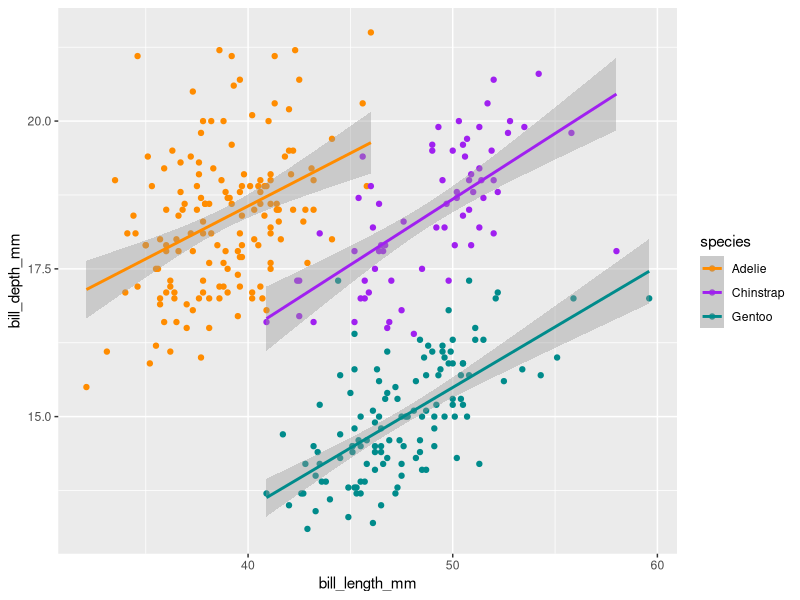
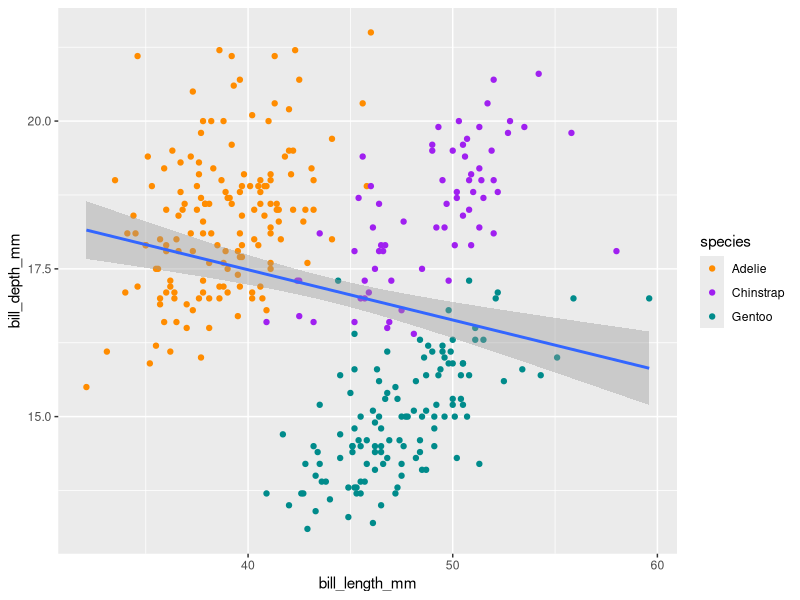
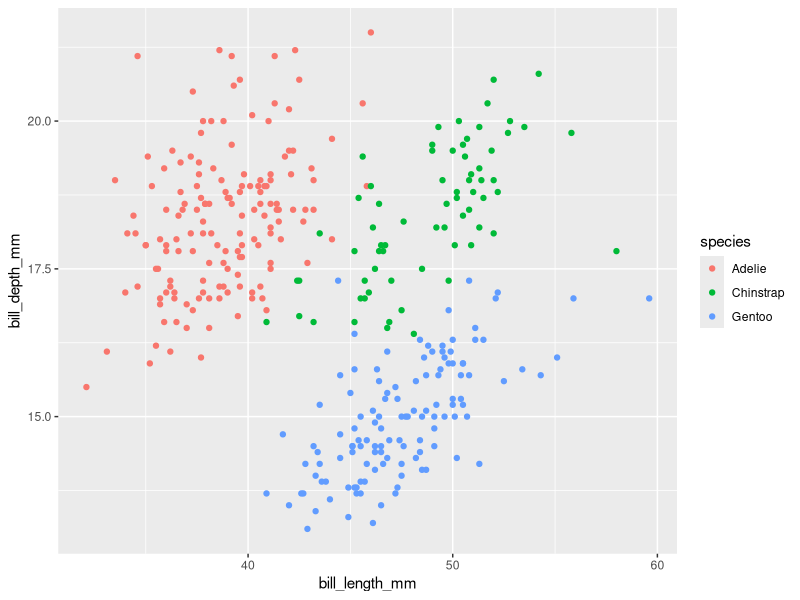
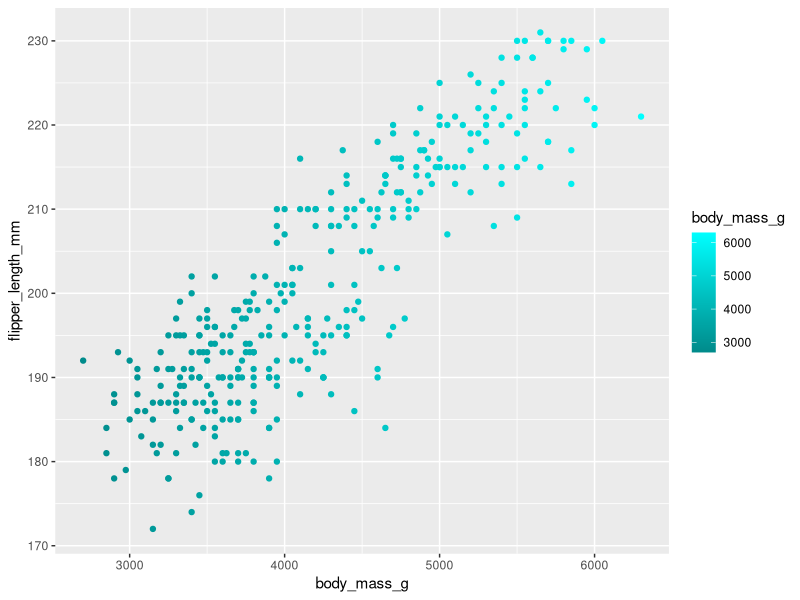
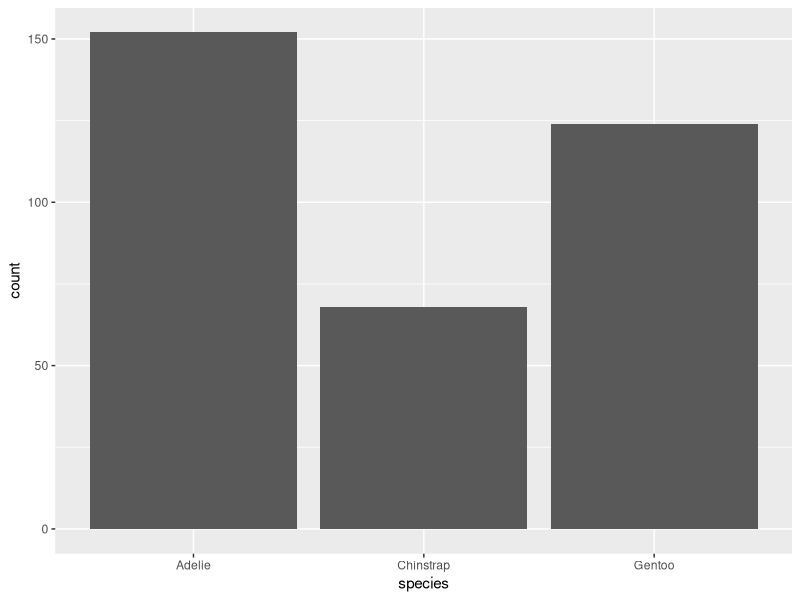
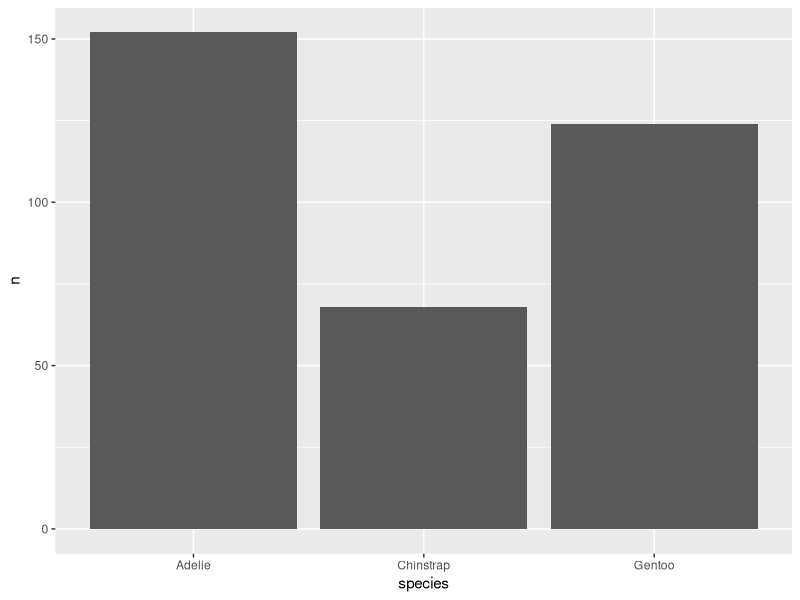
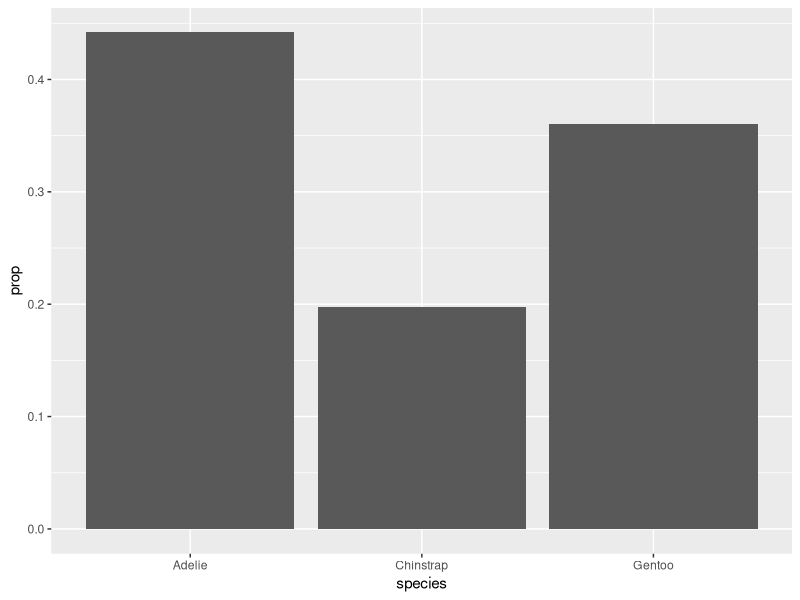
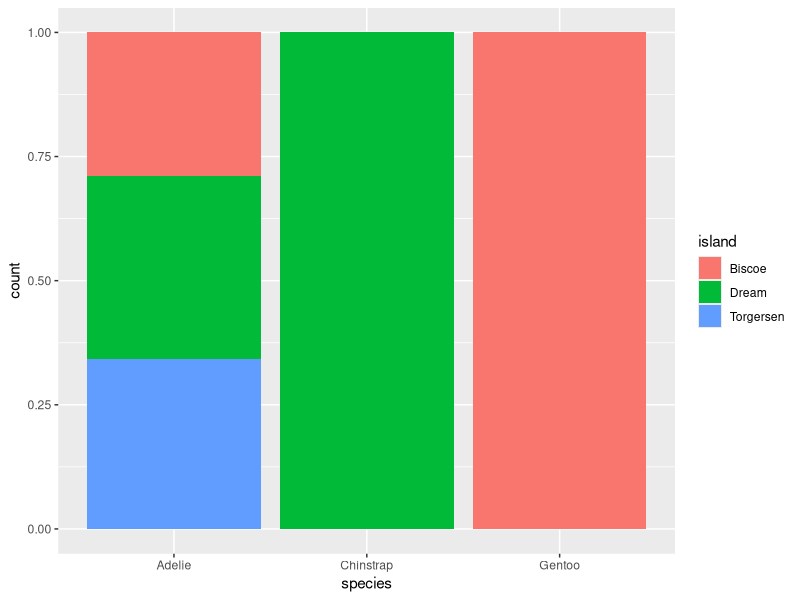

Source code (R) for these figures, in order:
## ---- chunk 1
knitr::opts_chunk$set(echo = TRUE)
## ---- chunk 2
library(tidyverse)
library(palmerpenguins)
## ---- chunk 3
# Untidy data
temp_data_wide <- tribble(
  ~date, ~station1, ~station2,  ~station3,
  "2023-10-01", 30.1, 29.8,  31.2,
  "2023-11-01", 28.6, 29.1,  33.4,
  "2023-12-01", 29.9, 28.5,  32.3
)

# Tidy data
temp_data_long <- temp_data_wide %>% 
  pivot_longer(cols = starts_with("station"),
               names_to = "station_id", 
               values_to = "temp_c")
## ---- chunk 4
# Mapping color globally
ggplot(penguins,
       aes(x = bill_length_mm,
           y = bill_depth_mm,
           color = species)) +
  geom_point() +
  geom_smooth(method = "lm") +
  scale_color_manual(values = c("darkorange", "purple", "cyan4"))

# Mapping color locally
ggplot(penguins,
       aes(x = bill_length_mm,
           y = bill_depth_mm)) +
  geom_point(aes(color = species)) +
  geom_smooth(method = "lm") +
  scale_color_manual(values = c("darkorange", "purple", "cyan4"))
## ---- chunk 5
# Can also define data and mapping locally
ggplot() +
  geom_point(data = penguins,
             mapping = aes(x = bill_length_mm,
                           y = bill_depth_mm,
                           color = species))
## ---- chunk 6
# Scale color using gradient
ggplot(penguins,
       aes(x = body_mass_g,
           y = flipper_length_mm,
           color = body_mass_g)) +
  geom_point() +
  scale_color_gradient(low = "cyan4", high = "cyan")
## ---- chunk 7
# Using geom_bar()
ggplot(penguins, aes(x = species)) +
  geom_bar()
## ---- chunk 8
# Calculating counts
penguins_summary <- penguins %>% 
  count(species)

# Using geom_col()
ggplot(penguins_summary, aes(x = species, y = n)) +
  geom_col()
## ---- chunk 9
# Overriding default geom_bar() mapping
ggplot(penguins, aes(x = species,
                     y = after_stat(prop),
                     group = 1)) +
  geom_bar()
## ---- chunk 10
# Adding fill variable
# Adjusting positions
ggplot(penguins, aes(x = species,
                     fill = island)) +
  geom_bar(position = "fill")

# Adding fill variable
# Adjusting positions
ggplot(penguins, aes(x = species,
                     fill = island)) +
  geom_bar(position = "dodge")

# Adding fill variable
# Adjusting positions
ggplot(penguins, aes(x = species,
                     fill = island)) +
  geom_bar(position = position_dodge2(preserve = "single"))
## ---- chunk 11
# Use coordinate functions to change axis arrangement
ggplot(penguins, aes(x = species)) +
  geom_bar() +
  coord_flip()

# Use coordinate functions to change axis arrangement
ggplot(penguins, aes(x = species)) +
  geom_bar() +
  coord_polar()
## ---- chunk 12
# Add and customize themes
ggplot(penguins, aes(x = species)) +
  geom_bar() +
  theme_classic() +
  theme(
    axis.title = element_text(size = 17, color = "purple")
  )
